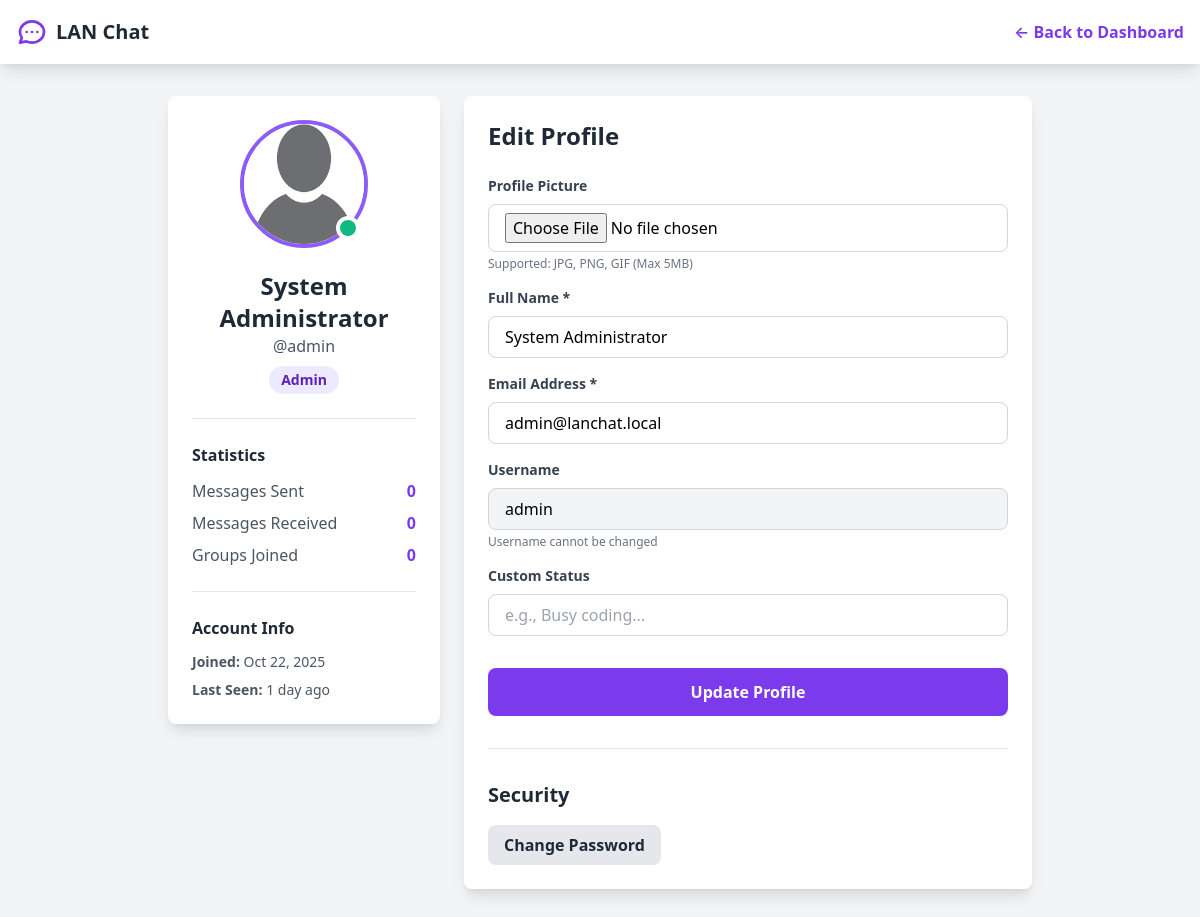
The app's page /profile.php (signed in) with its own data.
### tables this page shows
CREATE TABLE users (
    user_id INT PRIMARY KEY AUTO_INCREMENT,
    username VARCHAR(50) UNIQUE NOT NULL,
    email VARCHAR(100) UNIQUE NOT NULL,
    password VARCHAR(255) NOT NULL,
    full_name VARCHAR(100) NOT NULL,
    profile_picture VARCHAR(255) DEFAULT 'default.png',
    role ENUM('admin', 'staff', 'student', 'user') DEFAULT 'user',
    status ENUM('online', 'offline', 'busy', 'away') DEFAULT 'offline',
    custom_status VARCHAR(100) DEFAULT NULL,
    theme_preference VARCHAR(20) DEFAULT 'light',
    last_seen TIMESTAMP DEFAULT CURRENT_TIMESTAMP,
    created_at TIMESTAMP DEFAULT CURRENT_TIMESTAMP,
    updated_at TIMESTAMP DEFAULT CURRENT_TIMESTAMP ON UPDATE CURRENT_TIMESTAMP
);

### includes/config.php (called while the page is built, shortened)
<?php
try {
    $conn = new PDO(
        "mysql:host=" . DB_HOST . ";dbname=" . DB_NAME . ";charset=utf8mb4",
        DB_USER,
        DB_PASS,
        [
            PDO::ATTR_ERRMODE => PDO::ERRMODE_EXCEPTION,
            PDO::ATTR_DEFAULT_FETCH_MODE => PDO::FETCH_ASSOC,
            PDO::ATTR_EMULATE_PREPARES => false
        ]
    );
} catch(PDOException $e) {
    die("Connection failed: " . $e->getMessage());
}
function getUserData($user_id) {
    global $conn;
    $stmt = $conn->prepare("SELECT user_id, username, email, full_name, profile_picture, role, status, custom_status, theme_preference, last_seen, created_at FROM users WHERE user_id = ?");
    $stmt->execute([$user_id]);
    return $stmt->fetch();
}
function timeAgo($timestamp) {
    $time = strtotime($timestamp);
    $diff = time() - $time;
    if ($diff < 60) {
        return "just now";
    } elseif ($diff < 3600) {
        $mins = floor($diff / 60);
        return $mins . " min" . ($mins > 1 ? "s" : "") . " ago";
    } elseif ($diff < 86400) {
        $hours = floor($diff / 3600);
        return $hours . " hour" . ($hours > 1 ? "s" : "") . " ago";
    } elseif ($diff < 604800) {
        $days = floor($diff / 86400);
        return $days . " day" . ($days > 1 ? "s" : "") . " ago";
    } else {
        return date("M d, Y", $time);
    }
}
?>

### profile.php (the view, shortened to what this page needs)
<?php
require_once 'includes/config.php';
$user = getUserData($_SESSION['user_id']);
$stats_query = "SELECT
    (SELECT COUNT(*) FROM messages WHERE sender_id = ?) as messages_sent,
    (SELECT COUNT(*) FROM messages WHERE receiver_id = ?) as messages_received,
    (SELECT COUNT(*) FROM group_members WHERE user_id = ?) as groups_joined";
$stmt = $conn->prepare($stats_query);
$stmt->execute([$_SESSION['user_id'], $_SESSION['user_id'], $_SESSION['user_id']]);
$stats = $stmt->fetch();
?>
<!DOCTYPE html>
<html lang="en">
<head>
    <link href="https://cdn.jsdelivr.net/npm/tailwindcss@2.2.19/dist/tailwind.min.css" rel="stylesheet">
</head>
<body class="bg-gray-100">
    <nav class="bg-white shadow-lg">
        <div class="max-w-7xl mx-auto px-4">
            <div class="flex justify-between items-center h-16">
                <div class="flex items-center space-x-4">
                    <a href="dashboard.php" class="flex items-center space-x-2">
                        <span class="text-xl font-bold text-gray-800">LAN Chat</span>
                    </a>
                </div>
                <a href="dashboard.php" class="text-purple-600 hover:text-purple-800 font-semibold">
                    ← Back to Dashboard
                </a>
            </div>
        </div>
    </nav>
    <div class="max-w-4xl mx-auto px-4 py-8">
        <div class="grid grid-cols-1 lg:grid-cols-3 gap-6">
            <div class="lg:col-span-1">
                <div class="bg-white rounded-lg shadow-lg p-6">
                    <div class="text-center">
                        <div class="relative inline-block">
                            <img src="uploads/profiles/<?php echo htmlspecialchars($user['profile_picture']); ?>"
                                 alt="Profile"
                                 class="w-32 h-32 rounded-full mx-auto border-4 border-purple-500"
                                 onerror="this.src='assets/images/default.png'">
                            <span class="absolute bottom-2 right-2 w-6 h-6 bg-green-500 border-4 border-white rounded-full"></span>
                        </div>
                        <h2 class="text-2xl font-bold text-gray-800 mt-4"><?php echo htmlspecialchars($user['full_name']); ?></h2>
                        <p class="text-gray-600">@<?php echo htmlspecialchars($user['username']); ?></p>
                        <span class="inline-block mt-2 px-3 py-1 bg-purple-100 text-purple-800 rounded-full text-sm font-semibold">
                            <?php echo ucfirst($user['role']); ?>
                        </span>
                    </div>
                    <div class="mt-6 pt-6 border-t border-gray-200">
                        <h3 class="font-semibold text-gray-800 mb-3">Statistics</h3>
                        <div class="space-y-2">
                            <div class="flex justify-between items-center">
                                <span class="text-gray-600">Messages Sent</span>
                                <span class="font-bold text-purple-600"><?php echo $stats['messages_sent']; ?></span>
                            </div>
                            <div class="flex justify-between items-center">
                                <span class="text-gray-600">Messages Received</span>
                                <span class="font-bold text-purple-600"><?php echo $stats['messages_received']; ?></span>
                            </div>
                            <div class="flex justify-between items-center">
                                <span class="text-gray-600">Groups Joined</span>
                                <span class="font-bold text-purple-600"><?php echo $stats['groups_joined']; ?></span>
                            </div>
                        </div>
                    </div>
                    <div class="mt-6 pt-6 border-t border-gray-200">
                        <h3 class="font-semibold text-gray-800 mb-3">Account Info</h3>
                        <div class="space-y-2 text-sm">
                            <p class="text-gray-600">
                                <span class="font-semibold">Joined:</span>
                                <?php echo date('M d, Y', strtotime($user['created_at'])); ?>
                            </p>
                            <p class="text-gray-600">
                                <span class="font-semibold">Last Seen:</span>
                                <?php echo timeAgo($user['last_seen']); ?>
                            </p>
                        </div>
                    </div>
                </div>
            </div>
            <div class="lg:col-span-2">
                <div class="bg-white rounded-lg shadow-lg p-6">
                    <h2 class="text-2xl font-bold text-gray-800 mb-6">Edit Profile</h2>
                    <form method="POST" enctype="multipart/form-data">
                        <div class="space-y-4">
                            <div>
                                <label class="block text-sm font-bold text-gray-700 mb-2">
                                    Profile Picture
                                </label>
                                <input
                                    type="file"
                                    name="profile_picture"
                                    accept="image/*"
                                    class="w-full px-4 py-2 border border-gray-300 rounded-lg focus:outline-none focus:ring-2 focus:ring-purple-500"
                                >
                                <p class="text-xs text-gray-500 mt-1">Supported: JPG, PNG, GIF (Max 5MB)</p>
                            </div>
                            <div>
                                <label class="block text-sm font-bold text-gray-700 mb-2">
                                    Full Name *
                                </label>
                                <input
                                    type="text"
                                    name="full_name"
                                    value="<?php echo htmlspecialchars($user['full_name']); ?>"
                                    class="w-full px-4 py-2 border border-gray-300 rounded-lg focus:outline-none focus:ring-2 focus:ring-purple-500"
                                    required
                                >
                            </div>
                            <div>
                                <label class="block text-sm font-bold text-gray-700 mb-2">
                                    Email Address *
                                </label>
                                <input
                                    type="email"
                                    name="email"
                                    value="<?php echo htmlspecialchars($user['email']); ?>"
                                    class="w-full px-4 py-2 border border-gray-300 rounded-lg focus:outline-none focus:ring-2 focus:ring-purple-500"
                                    required
                                >
                            </div>
                            <div>
                                <label class="block text-sm font-bold text-gray-700 mb-2">
                                    Username
                                </label>
                                <input
                                    type="text"
                                    value="<?php echo htmlspecialchars($user['username']); ?>"
                                    class="w-full px-4 py-2 border border-gray-300 rounded-lg bg-gray-100"
                                    readonly
                                >
                                <p class="text-xs text-gray-500 mt-1">Username cannot be changed</p>
                            </div>
                            <div>
                                <label class="block text-sm font-bold text-gray-700 mb-2">
                                    Custom Status
                                </label>
                                <input
                                    type="text"
                                    name="custom_status"
                                    value="<?php echo htmlspecialchars($user['custom_status'] ?? ''); ?>"
                                    placeholder="e.g., Busy coding..."
                                    maxlength="100"
                                    class="w-full px-4 py-2 border border-gray-300 rounded-lg focus:outline-none focus:ring-2 focus:ring-purple-500"
                                >
                            </div>
                            <div class="pt-4">
                                <button
                                    type="submit"
                                    class="w-full bg-purple-600 text-white font-bold py-3 px-4 rounded-lg hover:bg-purple-700 transition duration-200">
                                    Update Profile
                                </button>
                            </div>
                        </div>
                    </form>
                    <div class="mt-8 pt-8 border-t border-gray-200">
                        <h3 class="text-xl font-bold text-gray-800 mb-4">Security</h3>
                        <a href="settings.php" class="inline-block bg-gray-200 text-gray-800 font-semibold py-2 px-4 rounded-lg hover:bg-gray-300 transition duration-200">
                            Change Password
                        </a>
                    </div>
                </div>
            </div>
        </div>
    </div>
</body>
</html>

### records on screen
users: profile_picture (placeholder picture), full_name "System Administrator", username "admin", role "Admin", created_at "Oct 22, 2025", last_seen "1 day ago", email "admin@lanchat.local"

### other values on screen
$stats['messages_sent'] "0"
$stats['messages_received'] "0"
$stats['groups_joined'] "0"
